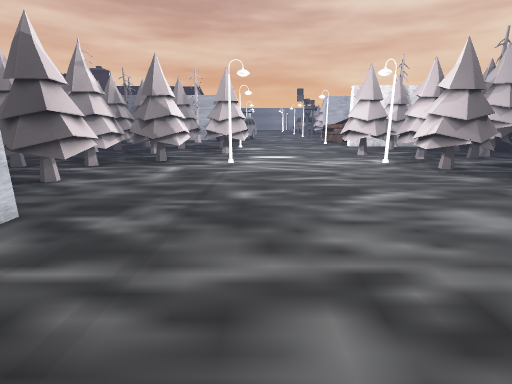
[1] (above)

21 first-person views from a walk through a Unity game level. The camera is 1.3 m above the floor, tilts 14° down and sees 85° across. Doors are open. The floor is counted in squares, 0.5 m on a side. Each view is taken from the middle of a square. On the plan, view 1 faces up. The plan holds only what a view shows up to about 19 squares ahead; the rest is blank. The place goes on beyond the plan. The player is left out. Some animated figures are not drawn. Some surface patterns are stand-ins.

[2]
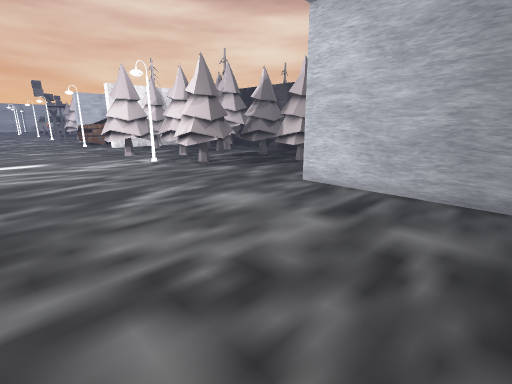

[3]
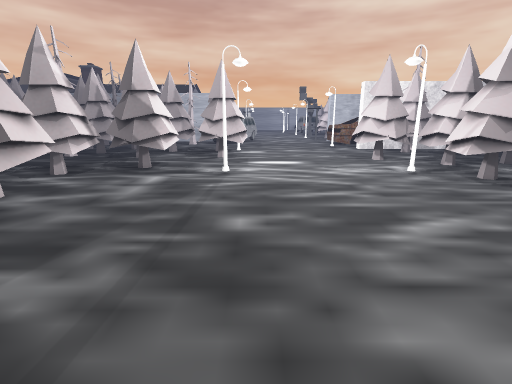

[4]
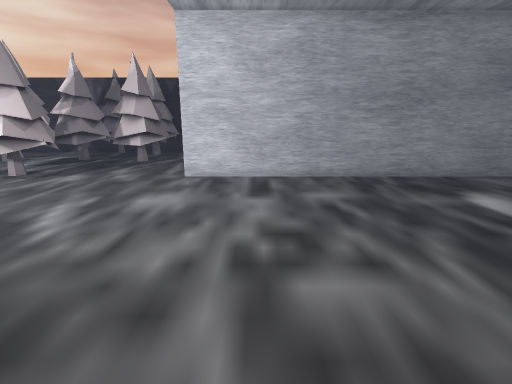

[5]
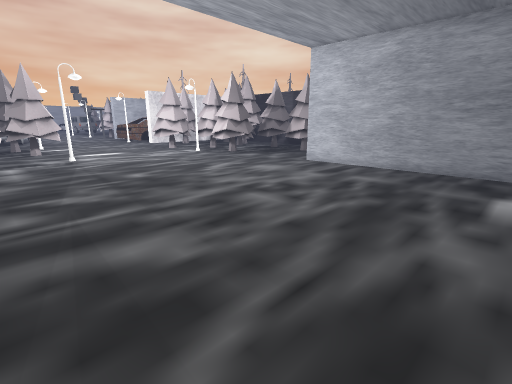

[6]
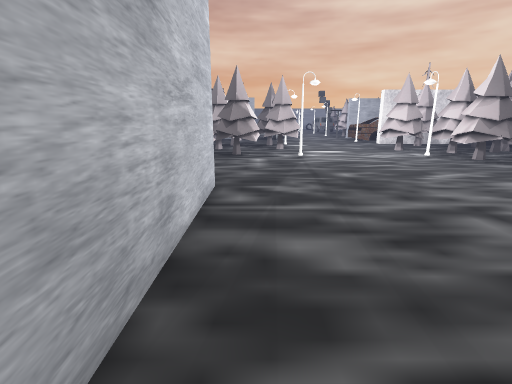

[7]
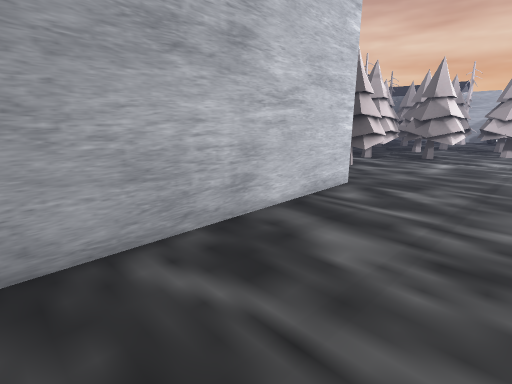

[8]
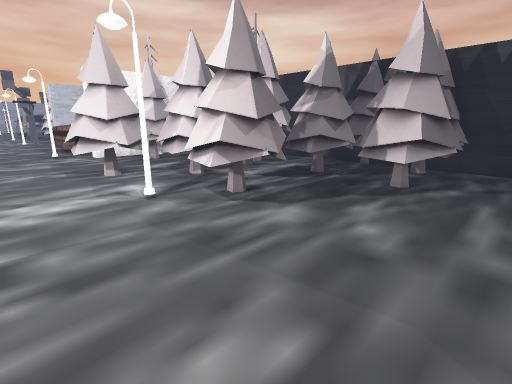

[9]
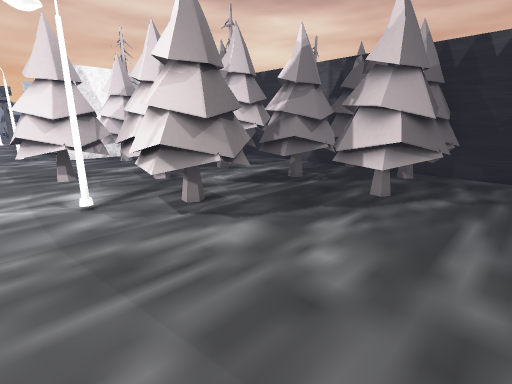

[10]
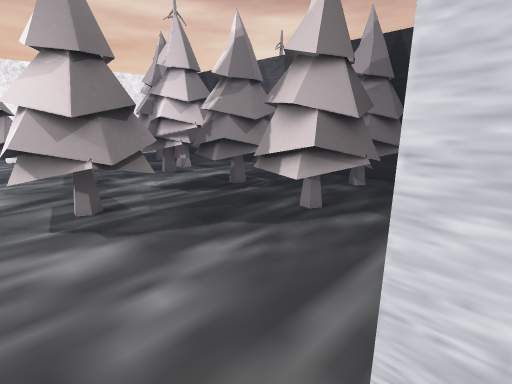

[11]
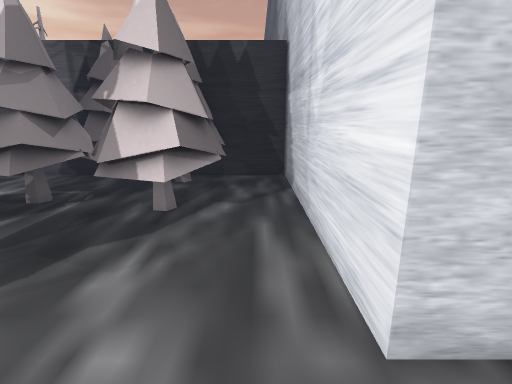

[12]
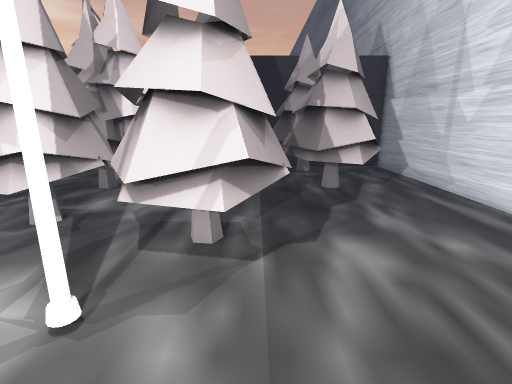

[13]
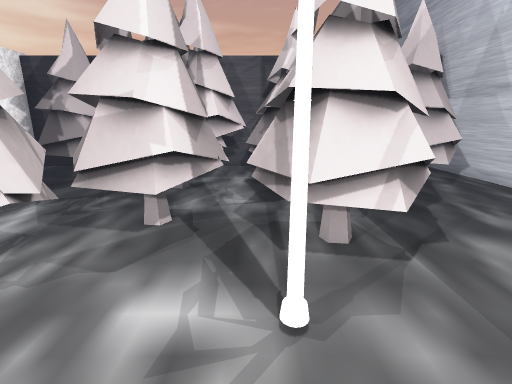

[14]
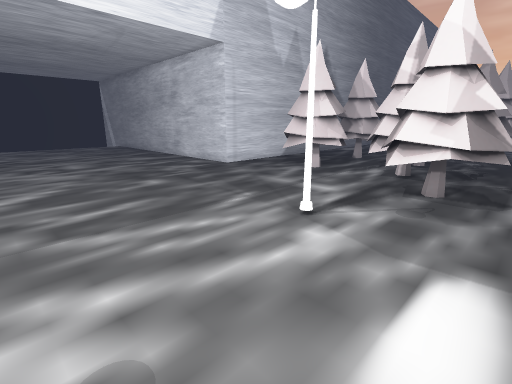

[15]
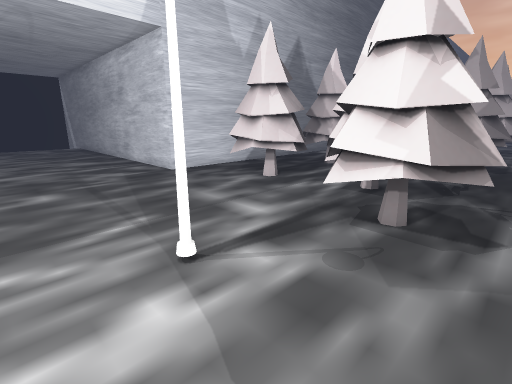

[16]
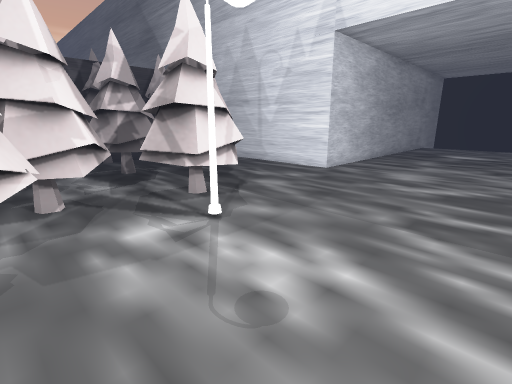

[17]
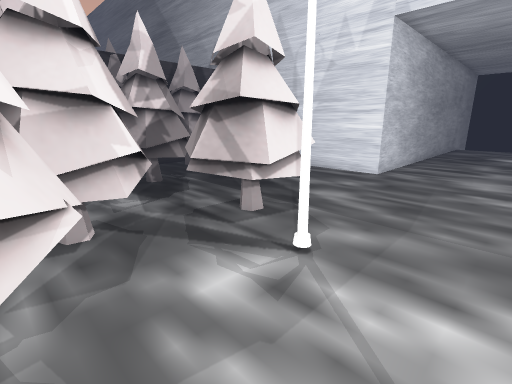

[18]
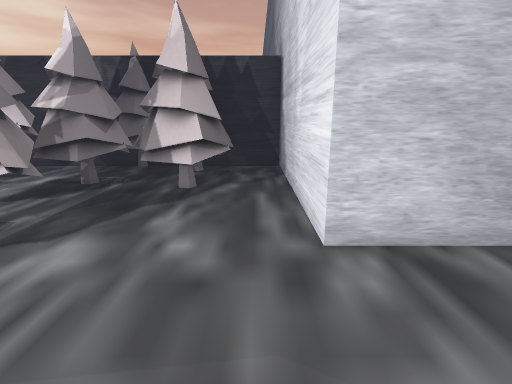

[19]
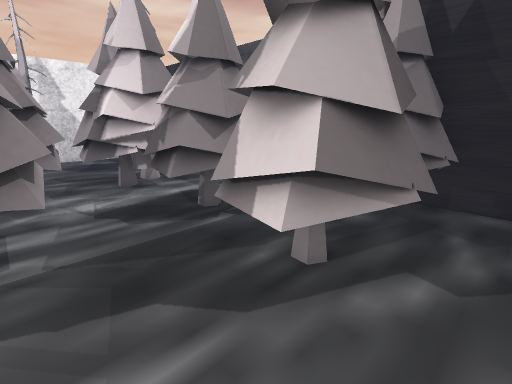

[20]
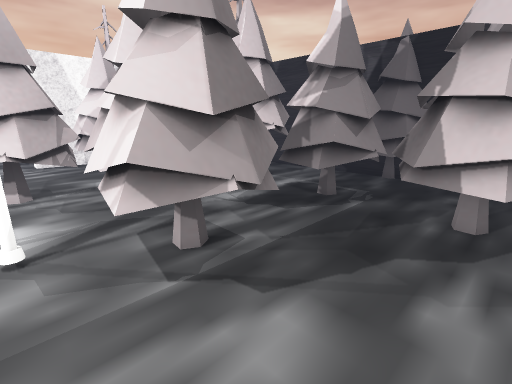

[21]
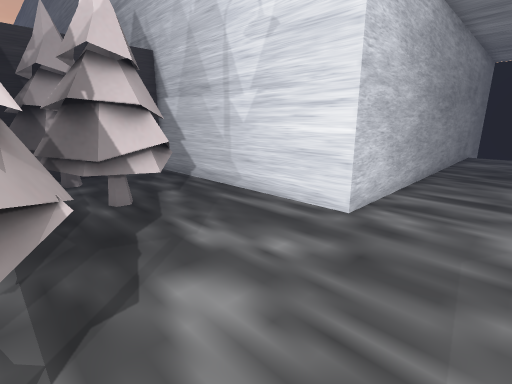

### Floor plan
Key: @ floor where view 1 was taken; # wall or solid block; . floor; O other object.
Columns run from 19 left of view 1 to 22 right of it. Each row starts with its distance up from view 1.
 22             O.............OOOOOOO OOOOO..#
 21 OO......... OOO.............O.OOOOOO#  ..#
 20 OOO........OOOO...............OOOOOOOOO..#
 19 OOO.       OOOO...............OOO.OOOO...#
 18          OOOOOO..O.........O.OOO...OOO ..#
 17           OO.....O.........OOOOOO..OOO  OO
 16          OO.................OOOOO..OOOO O#
 15       ...OO..................OOOO..OOOOOOO
 14       ..OOOO..................O....OO.OO #
 13     OO..OOOO......................OOOOOOOO
 12     OO..OOOO......................OOO OOOO
 11     OO.. OOO......................OOOOOOO#
 10       .............................OO...O#
  9        ..................................#
  8             #.................#          #
  7        ######.................############
  6             #.................#
  5             #.................#
  4             #.................#
  3             #.................#
  2             #.................#
  1             #.................#
  0             #......@..........#
 -1             #.................#
 -2             #.................#
 -3             #.................#
 -4             #.................#

Positions as (right, up) in squares from view 1, and headings:
1: (0, 0), facing up
2: (0, 0), facing up-right
3: (0, 3), facing up
4: (-3, 4), facing right
5: (-6, -4), facing up-right
6: (-5, -4), facing up
7: (-1, -4), facing up-left
8: (4, 8), facing up-right
9: (6, 8), facing up-right
10: (9, 7), facing up-right
11: (8, 9), facing right
12: (5, 15), facing right
13: (5, 18), facing right
14: (5, 22), facing down-left
15: (1, 22), facing down-left
16: (2, 22), facing down-right
17: (5, 22), facing down-right
18: (5, 9), facing right
19: (12, 9), facing up-right
20: (8, 11), facing up-right
21: (7, 15), facing down-right
